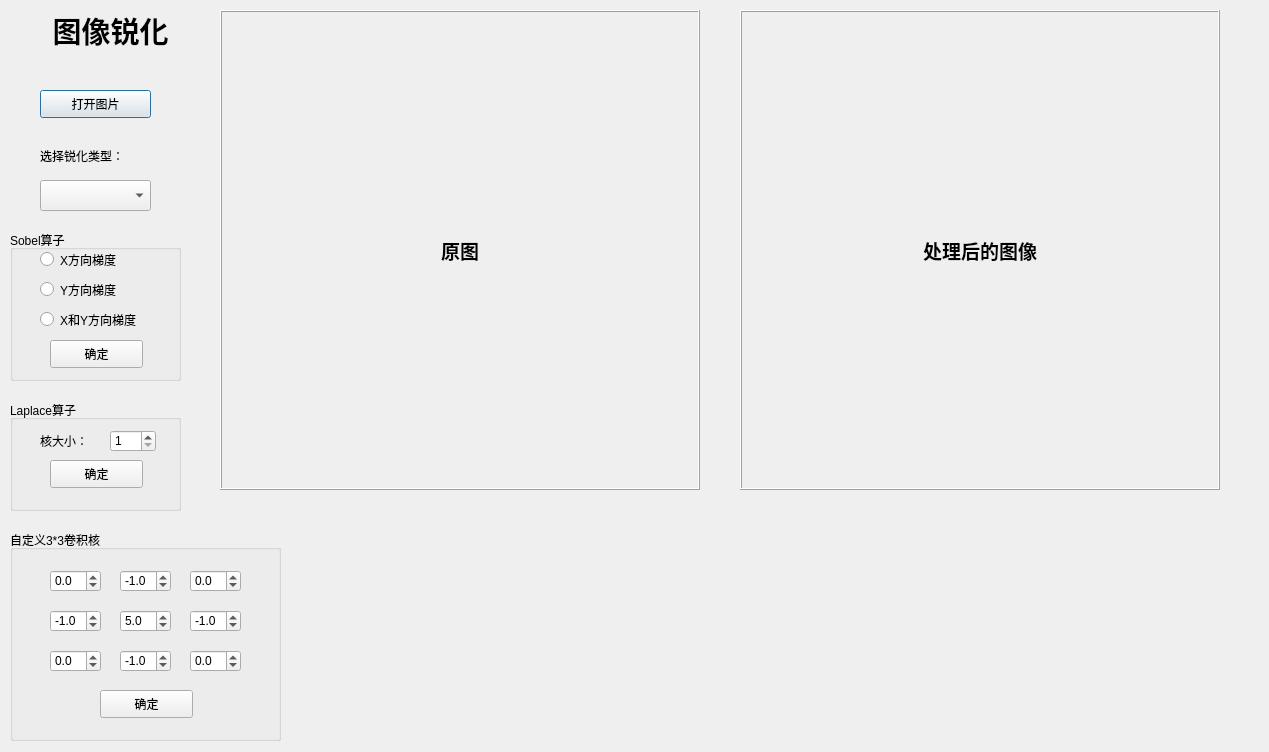
<?xml version="1.0" encoding="UTF-8"?>
<ui version="4.0">
 <class>Form</class>
 <widget class="QWidget" name="Form">
  <property name="geometry">
   <rect>
    <x>0</x>
    <y>0</y>
    <width>1269</width>
    <height>752</height>
   </rect>
  </property>
  <property name="windowTitle">
   <string>图像锐化</string>
  </property>
  <widget class="QLabel" name="label_title">
   <property name="geometry">
    <rect>
     <x>30</x>
     <y>10</y>
     <width>161</width>
     <height>41</height>
    </rect>
   </property>
   <property name="font">
    <font>
     <family>Agency FB</family>
     <pointsize>22</pointsize>
     <weight>75</weight>
     <bold>true</bold>
    </font>
   </property>
   <property name="text">
    <string>图像锐化</string>
   </property>
   <property name="alignment">
    <set>Qt::AlignCenter</set>
   </property>
  </widget>
  <widget class="QLabel" name="label_image_2">
   <property name="geometry">
    <rect>
     <x>740</x>
     <y>10</y>
     <width>480</width>
     <height>480</height>
    </rect>
   </property>
   <property name="font">
    <font>
     <family>Agency FB</family>
     <pointsize>14</pointsize>
     <weight>75</weight>
     <bold>true</bold>
    </font>
   </property>
   <property name="frameShape">
    <enum>QFrame::Box</enum>
   </property>
   <property name="frameShadow">
    <enum>QFrame::Raised</enum>
   </property>
   <property name="text">
    <string>处理后的图像</string>
   </property>
   <property name="alignment">
    <set>Qt::AlignCenter</set>
   </property>
  </widget>
  <widget class="QPushButton" name="pushButton_open_file">
   <property name="geometry">
    <rect>
     <x>40</x>
     <y>90</y>
     <width>111</width>
     <height>28</height>
    </rect>
   </property>
   <property name="text">
    <string>打开图片</string>
   </property>
   <property name="checkable">
    <bool>false</bool>
   </property>
   <property name="default">
    <bool>true</bool>
   </property>
  </widget>
  <widget class="QGroupBox" name="groupBox_sobel_filter">
   <property name="geometry">
    <rect>
     <x>10</x>
     <y>230</y>
     <width>171</width>
     <height>151</height>
    </rect>
   </property>
   <property name="title">
    <string>Sobel算子</string>
   </property>
   <widget class="QPushButton" name="pushButton_sobel_filter">
    <property name="geometry">
     <rect>
      <x>40</x>
      <y>110</y>
      <width>93</width>
      <height>28</height>
     </rect>
    </property>
    <property name="text">
     <string>确定</string>
    </property>
   </widget>
   <widget class="QRadioButton" name="radioButton_sobel_dx">
    <property name="geometry">
     <rect>
      <x>30</x>
      <y>20</y>
      <width>121</width>
      <height>19</height>
     </rect>
    </property>
    <property name="text">
     <string>X方向梯度</string>
    </property>
   </widget>
   <widget class="QRadioButton" name="radioButton_sobel_dy">
    <property name="geometry">
     <rect>
      <x>30</x>
      <y>50</y>
      <width>121</width>
      <height>19</height>
     </rect>
    </property>
    <property name="text">
     <string>Y方向梯度</string>
    </property>
   </widget>
   <widget class="QRadioButton" name="radioButton_sobel_dx_dy">
    <property name="geometry">
     <rect>
      <x>30</x>
      <y>80</y>
      <width>121</width>
      <height>19</height>
     </rect>
    </property>
    <property name="text">
     <string>X和Y方向梯度</string>
    </property>
   </widget>
  </widget>
  <widget class="QGroupBox" name="groupBox_laplace_filter">
   <property name="geometry">
    <rect>
     <x>10</x>
     <y>400</y>
     <width>171</width>
     <height>111</height>
    </rect>
   </property>
   <property name="title">
    <string>Laplace算子</string>
   </property>
   <widget class="QPushButton" name="pushButton_laplace_filter">
    <property name="geometry">
     <rect>
      <x>40</x>
      <y>60</y>
      <width>93</width>
      <height>28</height>
     </rect>
    </property>
    <property name="text">
     <string>确定</string>
    </property>
   </widget>
   <widget class="QSpinBox" name="spinBox_laplace_ksize">
    <property name="geometry">
     <rect>
      <x>100</x>
      <y>30</y>
      <width>46</width>
      <height>22</height>
     </rect>
    </property>
    <property name="minimum">
     <number>1</number>
    </property>
    <property name="singleStep">
     <number>2</number>
    </property>
    <property name="value">
     <number>1</number>
    </property>
   </widget>
   <widget class="QLabel" name="label_title_9">
    <property name="geometry">
     <rect>
      <x>30</x>
      <y>30</y>
      <width>51</width>
      <height>21</height>
     </rect>
    </property>
    <property name="text">
     <string>核大小：</string>
    </property>
   </widget>
  </widget>
  <widget class="QLabel" name="label_image_1">
   <property name="geometry">
    <rect>
     <x>220</x>
     <y>10</y>
     <width>480</width>
     <height>480</height>
    </rect>
   </property>
   <property name="font">
    <font>
     <family>Agency FB</family>
     <pointsize>14</pointsize>
     <weight>75</weight>
     <bold>true</bold>
    </font>
   </property>
   <property name="frameShape">
    <enum>QFrame::Box</enum>
   </property>
   <property name="frameShadow">
    <enum>QFrame::Raised</enum>
   </property>
   <property name="text">
    <string>原图</string>
   </property>
   <property name="scaledContents">
    <bool>false</bool>
   </property>
   <property name="alignment">
    <set>Qt::AlignCenter</set>
   </property>
  </widget>
  <widget class="QGroupBox" name="groupBox_custom_filter">
   <property name="geometry">
    <rect>
     <x>10</x>
     <y>530</y>
     <width>271</width>
     <height>211</height>
    </rect>
   </property>
   <property name="title">
    <string>自定义3*3卷积核</string>
   </property>
   <widget class="QDoubleSpinBox" name="doubleSpinBox_custom_filter_1">
    <property name="geometry">
     <rect>
      <x>40</x>
      <y>40</y>
      <width>51</width>
      <height>22</height>
     </rect>
    </property>
    <property name="decimals">
     <number>1</number>
    </property>
    <property name="minimum">
     <double>-100.000000000000000</double>
    </property>
    <property name="singleStep">
     <double>0.500000000000000</double>
    </property>
   </widget>
   <widget class="QDoubleSpinBox" name="doubleSpinBox_custom_filter_2">
    <property name="geometry">
     <rect>
      <x>110</x>
      <y>40</y>
      <width>51</width>
      <height>22</height>
     </rect>
    </property>
    <property name="decimals">
     <number>1</number>
    </property>
    <property name="minimum">
     <double>-100.000000000000000</double>
    </property>
    <property name="singleStep">
     <double>0.500000000000000</double>
    </property>
    <property name="value">
     <double>-1.000000000000000</double>
    </property>
   </widget>
   <widget class="QDoubleSpinBox" name="doubleSpinBox_custom_filter_3">
    <property name="geometry">
     <rect>
      <x>180</x>
      <y>40</y>
      <width>51</width>
      <height>22</height>
     </rect>
    </property>
    <property name="decimals">
     <number>1</number>
    </property>
    <property name="minimum">
     <double>-100.000000000000000</double>
    </property>
    <property name="singleStep">
     <double>0.500000000000000</double>
    </property>
   </widget>
   <widget class="QDoubleSpinBox" name="doubleSpinBox_custom_filter_4">
    <property name="geometry">
     <rect>
      <x>40</x>
      <y>80</y>
      <width>51</width>
      <height>22</height>
     </rect>
    </property>
    <property name="decimals">
     <number>1</number>
    </property>
    <property name="minimum">
     <double>-100.000000000000000</double>
    </property>
    <property name="singleStep">
     <double>0.500000000000000</double>
    </property>
    <property name="value">
     <double>-1.000000000000000</double>
    </property>
   </widget>
   <widget class="QDoubleSpinBox" name="doubleSpinBox_custom_filter_5">
    <property name="geometry">
     <rect>
      <x>110</x>
      <y>80</y>
      <width>51</width>
      <height>22</height>
     </rect>
    </property>
    <property name="decimals">
     <number>1</number>
    </property>
    <property name="minimum">
     <double>-100.000000000000000</double>
    </property>
    <property name="singleStep">
     <double>0.500000000000000</double>
    </property>
    <property name="value">
     <double>5.000000000000000</double>
    </property>
   </widget>
   <widget class="QDoubleSpinBox" name="doubleSpinBox_custom_filter_6">
    <property name="geometry">
     <rect>
      <x>180</x>
      <y>80</y>
      <width>51</width>
      <height>22</height>
     </rect>
    </property>
    <property name="decimals">
     <number>1</number>
    </property>
    <property name="minimum">
     <double>-100.000000000000000</double>
    </property>
    <property name="singleStep">
     <double>0.500000000000000</double>
    </property>
    <property name="value">
     <double>-1.000000000000000</double>
    </property>
   </widget>
   <widget class="QDoubleSpinBox" name="doubleSpinBox_custom_filter_7">
    <property name="geometry">
     <rect>
      <x>40</x>
      <y>120</y>
      <width>51</width>
      <height>22</height>
     </rect>
    </property>
    <property name="decimals">
     <number>1</number>
    </property>
    <property name="minimum">
     <double>-100.000000000000000</double>
    </property>
    <property name="singleStep">
     <double>0.500000000000000</double>
    </property>
   </widget>
   <widget class="QDoubleSpinBox" name="doubleSpinBox_custom_filter_8">
    <property name="geometry">
     <rect>
      <x>110</x>
      <y>120</y>
      <width>51</width>
      <height>22</height>
     </rect>
    </property>
    <property name="decimals">
     <number>1</number>
    </property>
    <property name="minimum">
     <double>-100.000000000000000</double>
    </property>
    <property name="singleStep">
     <double>0.500000000000000</double>
    </property>
    <property name="value">
     <double>-1.000000000000000</double>
    </property>
   </widget>
   <widget class="QDoubleSpinBox" name="doubleSpinBox_custom_filter_9">
    <property name="geometry">
     <rect>
      <x>180</x>
      <y>120</y>
      <width>51</width>
      <height>22</height>
     </rect>
    </property>
    <property name="decimals">
     <number>1</number>
    </property>
    <property name="minimum">
     <double>-100.000000000000000</double>
    </property>
    <property name="singleStep">
     <double>0.500000000000000</double>
    </property>
   </widget>
   <widget class="QPushButton" name="pushButton_custom_filter">
    <property name="geometry">
     <rect>
      <x>90</x>
      <y>160</y>
      <width>93</width>
      <height>28</height>
     </rect>
    </property>
    <property name="text">
     <string>确定</string>
    </property>
   </widget>
  </widget>
  <widget class="QComboBox" name="comboBox_selector">
   <property name="geometry">
    <rect>
     <x>40</x>
     <y>180</y>
     <width>111</width>
     <height>31</height>
    </rect>
   </property>
  </widget>
  <widget class="QLabel" name="label">
   <property name="geometry">
    <rect>
     <x>40</x>
     <y>140</y>
     <width>111</width>
     <height>31</height>
    </rect>
   </property>
   <property name="text">
    <string>选择锐化类型：</string>
   </property>
  </widget>
 </widget>
 <resources/>
 <connections/>
</ui>
